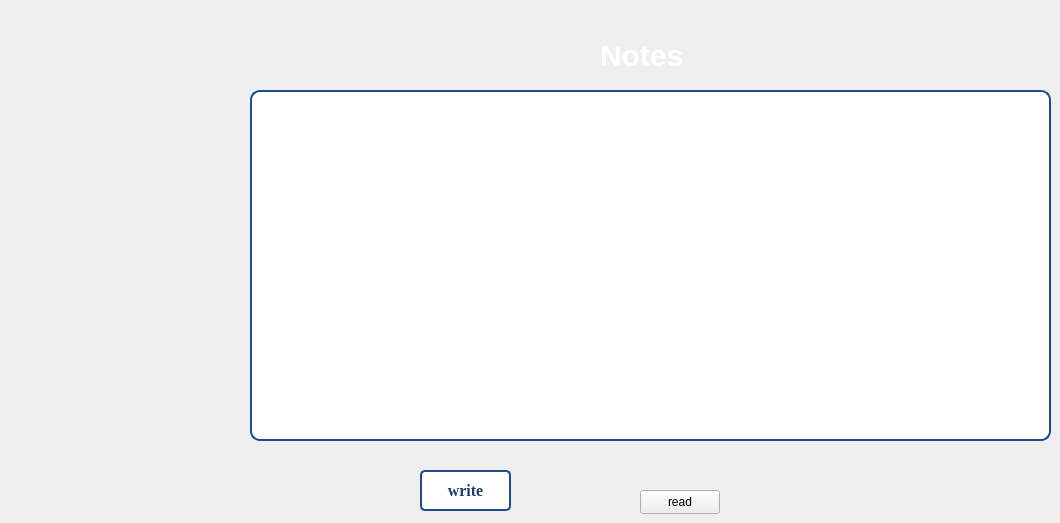
     <widget class="QWidget" name="tab_8">
      <attribute name="title">
       <string>Notes</string>
      </attribute>
      <widget class="QLabel" name="label_3">
       <property name="geometry">
        <rect>
         <x>600</x>
         <y>40</y>
         <width>91</width>
         <height>31</height>
        </rect>
       </property>
       <property name="styleSheet">
        <string notr="true">QLabel {
color: rgb(255, 255, 255);
font-size: 30px; 
font-weight: bold;
}

QLabel {
text-shadow: 2px rgb(12, 29, 52); 
}
</string>
       </property>
       <property name="text">
        <string>Notes</string>
       </property>
      </widget>
      <widget class="QPushButton" name="pushButton_11">
       <property name="geometry">
        <rect>
         <x>420</x>
         <y>470</y>
         <width>91</width>
         <height>41</height>
        </rect>
       </property>
       <property name="font">
        <font>
         <family>Times New Roman</family>
         <pointsize>-1</pointsize>
         <bold>true</bold>
        </font>
       </property>
       <property name="styleSheet">
        <string notr="true">QPushButton 
{
background-color: rgb(255, 255, 255); 
color: rgb(26, 63, 111); 
border: 2px solid rgb(29, 78, 139);
border-radius: 5px; 
padding: 10px 10px; 
font-size: 16px;
font-weight: bold;
cursor: pointer; 
transition: background-color 0.3s ease, box-shadow 0.3s ease;
}
QPushButton:hover 
{
background-color: rgb(219, 235, 255); 
box-shadow: 0 4px 8px rgba(0, 0, 0, 0.1); 
}
QPushButton:pressed 
{
background-color: rgb(45, 108, 190); 
color: rgb(255, 255, 255);
box-shadow: 0 2px 4px rgba(0, 0, 0, 0.1); 
}
</string>
       </property>
       <property name="text">
        <string>write</string>
       </property>
      </widget>
      <widget class="QTextEdit" name="textEdit">
       <property name="geometry">
        <rect>
         <x>250</x>
         <y>90</y>
         <width>801</width>
         <height>351</height>
        </rect>
       </property>
       <property name="styleSheet">
        <string notr="true">QTextEdit {
    background-color: rgb(255, 255, 255); 
    border: 2px solid rgb(29, 78, 139); 
    border-radius: 10px; 
    padding: 2px; 
    font-size: 14 px; 
    color: rgb(0, 0, 0); 
}

QTextEdit:hover {
    background-color:rgb(219, 235, 255);
}

</string>
       </property>
      </widget>
      <widget class="QPushButton" name="pushButton_6">
       <property name="geometry">
        <rect>
         <x>640</x>
         <y>490</y>
         <width>80</width>
         <height>24</height>
        </rect>
       </property>
       <property name="text">
        <string>read</string>
       </property>
      </widget>
     </widget>
